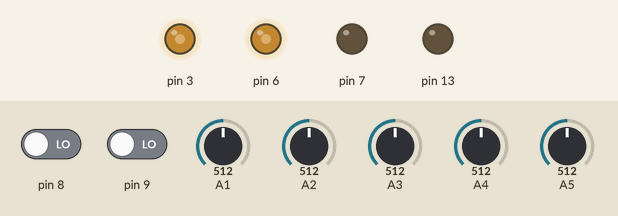
The sketch below on a simulated Arduino Uno, built with avr-gcc and run on an emulated ATmega328P. On the bench: output pins drawn as LEDs (lit = HIGH). The inputs (shaded band) are chosen by the test bench; at power-on: pin 8 LOW, A4 = 512, pin 9 LOW, A1 = 512, A2 = 512, A3 = 512, A5 = 512.

Above: at 1.2 s.
1.3 s: pin 8 driven HIGH
At 3.2 s:
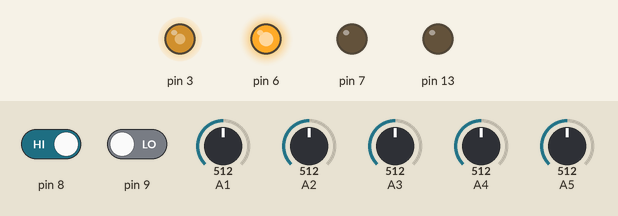
4.3 s: pin 8 driven LOW
At 5.0 s:
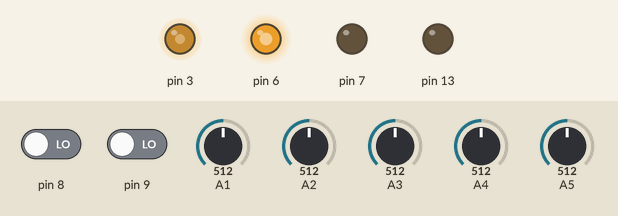
5.8 s: A4 set to 883
7.3 s: A4 set to 913
At 7.8 s:
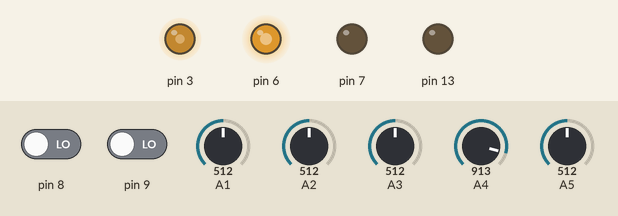
8.8 s: pin 9 driven HIGH
At 10.1 s:
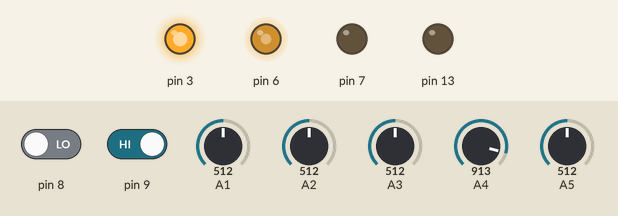
Timing chart, 0 to 12.8 s (numbered marks = the images above; inputs shaded):
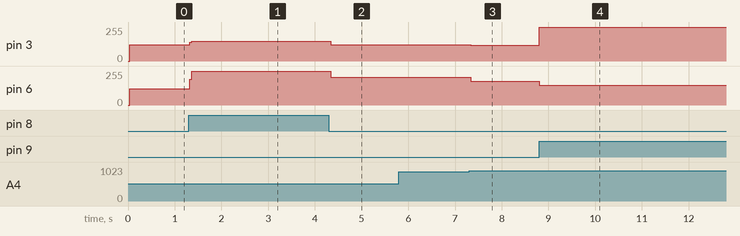

The sketch:

liner.ino
```cpp
#include <SoftwareSerial.h>

struct L298N {
  int IN1 = 2;
  int ENA = 3;  // PWM
  int IN2 = 4;
  int IN3 = 5;  // PWM
  int ENB = 6;  // PWM
  int IN4 = 7;
};

struct HW871 {
  // Analog
  int OUT1 = 1;
  int OUT2 = 2;
  int OUT3 = 3;
  int OUT4 = 4;
  int OUT5 = 5;
  int OUT6 = 8;
  int OUT7 = 9;
  int THRESHOLD = 900;
};

L298N l298n;
HW871 hw871;
SoftwareSerial btSerial(10, 11);  // TX, RX

bool stringComplete = false;
String inputString = "";
bool permission_to_run = true;
bool finish = false;

// PID
float kp = 15, ki = 0.00001, kd = 40;
float p_val, i_val, d_val;
int p, i, d, pre_error, pid, error;
int BASE_SPEED = 150;
int MIN_SPEED = 75;
bool first_run = true;
bool left_wrapping = false;
bool right_wrapping = false;

void setup() {
  pinMode(13, OUTPUT);

  pinMode(l298n.IN1, OUTPUT);
  pinMode(l298n.IN2, OUTPUT);
  pinMode(l298n.ENA, OUTPUT);
  pinMode(l298n.IN3, OUTPUT);
  pinMode(l298n.IN4, OUTPUT);
  pinMode(l298n.ENB, OUTPUT);

  pinMode(hw871.OUT1, INPUT);
  pinMode(hw871.OUT2, INPUT);
  pinMode(hw871.OUT3, INPUT);
  pinMode(hw871.OUT4, INPUT);
  pinMode(hw871.OUT5, INPUT);
  pinMode(hw871.OUT6, INPUT);
  pinMode(hw871.OUT7, INPUT);

  analogWrite(l298n.ENA, BASE_SPEED);  // Speed control
  analogWrite(l298n.ENB, BASE_SPEED);  // Speed control

  Serial.begin(9600);
  btSerial.begin(9600);
  inputString.reserve(200);

  move();
}

void move() {
  digitalWrite(l298n.IN1, 1);
  digitalWrite(l298n.IN2, 0);
  digitalWrite(l298n.IN3, 1);
  digitalWrite(l298n.IN4, 0);
}

void stop() {
  digitalWrite(l298n.IN1, 0);
  digitalWrite(l298n.IN2, 0);
  digitalWrite(l298n.IN3, 0);
  digitalWrite(l298n.IN4, 0);
}

void turn_back() {
  delay(600);
  digitalWrite(l298n.IN1, 1);
  digitalWrite(l298n.IN2, 0);
  digitalWrite(l298n.IN3, 0);
  digitalWrite(l298n.IN4, 1);

  analogWrite(l298n.ENA, 255);
  analogWrite(l298n.ENB, 255);
  delay(400);
  while (!check()) {
    continue;
  }
  permission_to_run = false;
  stop();
}

void sharpRight() {
  digitalWrite(l298n.IN1, 1);
  digitalWrite(l298n.IN2, 0);
  digitalWrite(l298n.IN3, 0);
  digitalWrite(l298n.IN4, 1);
}

void sharpLeft() {
  digitalWrite(l298n.IN1, 0);
  digitalWrite(l298n.IN2, 1);
  digitalWrite(l298n.IN3, 1);
  digitalWrite(l298n.IN4, 0);
}

bool checkNumber(String string) {
  for (int i = 0; i < string.length(); ++i) {
    if ((string[i] < '0' || string[i] > '9') && string[i] != '-' && string[i] != '.')
      return false;
  }

  return true;
}

bool check() {
  int sensor_val[5] = { 0, 0, 0, 0, 0 };

  for (int i(1); i <= 5; ++i)
    sensor_val[i - 1] = analogRead(i) < hw871.THRESHOLD ? 0 : 1;

  int count = 0;
  for (int i(0); i < 5; ++i)
    if (sensor_val[i] == 1) {
      ++count;
    }

  if (count == 0)
    return false;
  return true;
}

String lower(String string) {
  for (int i = 0; i < string.length(); ++i) {
    if (string[i] >= 'A' && string[i] <= 'Z')
      string[i] = (char)((int)string[i] + 32);
  }

  return string;
}


// Drive motor in range of PID sensors
void motor_drive(int lsp, int rsp) {
  move();
  analogWrite(l298n.ENA, abs(lsp));  // Speed control
  analogWrite(l298n.ENB, abs(rsp));
}

// Drive motor at alert case, sharp wrapping
void wrap(int speed, bool left_motor) {
  if (!left_motor) {
    sharpRight();
    analogWrite(l298n.ENA, abs(speed));
    analogWrite(l298n.ENB, abs(speed));
  } else {
    sharpLeft();
    analogWrite(l298n.ENB, abs(speed));
    analogWrite(l298n.ENA, abs(speed));
  }
}

// Calculate PID value for driving two motors
void cal_PID() {
  if (left_wrapping) {
    p = 0, i = 0, d = 0, pre_error = 0;
    if (error > 6)
      wrap(80, true);
    else if (error < -6)
      wrap(80, false);
  }

  else {
    p = error;
    i += error;
    d = error - pre_error;

    float pid_val = kp * p + ki * i + kd * d;
    pre_error = error;

    int lsp = BASE_SPEED - pid_val;
    int rsp = BASE_SPEED + pid_val;

    if (lsp > 255) {
      lsp = 255;
    }
    if (lsp < -255) {
      lsp = -255;
    }
    if (rsp > 255) {
      rsp = 255;
    }
    if (rsp < -255) {
      rsp = -255;
    }

    motor_drive(lsp, rsp);
  }
}

// Getting error based on five sensors
int getError() {
  int sensor_val[5] = { 0, 0, 0, 0, 0 };
  int sharp_sensor_val[2] = { 0, 0 };

  for (int i(1); i <= 5; ++i)
    sensor_val[i - 1] = analogRead(i) < hw871.THRESHOLD ? 0 : 1;

  for (int i(0); i < 2; ++i)
    sharp_sensor_val[i] = digitalRead(i + 8);

  if (sharp_sensor_val[0] == 1)
    return 20;
  if (sharp_sensor_val[1] == 1)
    return -20;

  float avg = 0;
  int count = 0;
  for (int i(0); i < 5; ++i)
    if (sensor_val[i] == 1) {
      ++count;
      avg += i;
    }

  if (count == 0) {
    if (!finish) {
      analogWrite(l298n.ENA, 0);
      analogWrite(l298n.ENB, 0);
    }
    return pre_error;
  }
  if (count == 5) {
    finish = true;
    return;
  }

  avg = avg / (1 * count) * 2 - 4;
  return avg;
}


// Main loop
void loop() {
  if (permission_to_run) {
    error = getError();
    if (!finish)
      cal_PID();
    else {
      digitalWrite(13, 1);
      turn_back();
    }
  } else {
    stop();
  }
}
```

Measured:
- after the input at 1.3 s, pin 3: 123/255 → 150/255 at once, → 149/255 1.1 s later, → 150/255 1.1 s later; pin 6: 123/255 → 255/255 at once
- after the input at 4.3 s, pin 6: 255/255 → 209/255 at once
- after the input at 5.8 s, every drawn part: stays the same
- after the input at 7.3 s, pin 3: 122/255 → 120/255 at once; pin 6: 209/255 → 179/255 at once
- after the input at 8.8 s, pin 3: 120/255 → 255/255 at once; pin 6: goes 150/255 0.43 s, 149/255 1.1 s, 150/255 1.1 s, 149/255 1.1 s, then 150/255, starting at once
